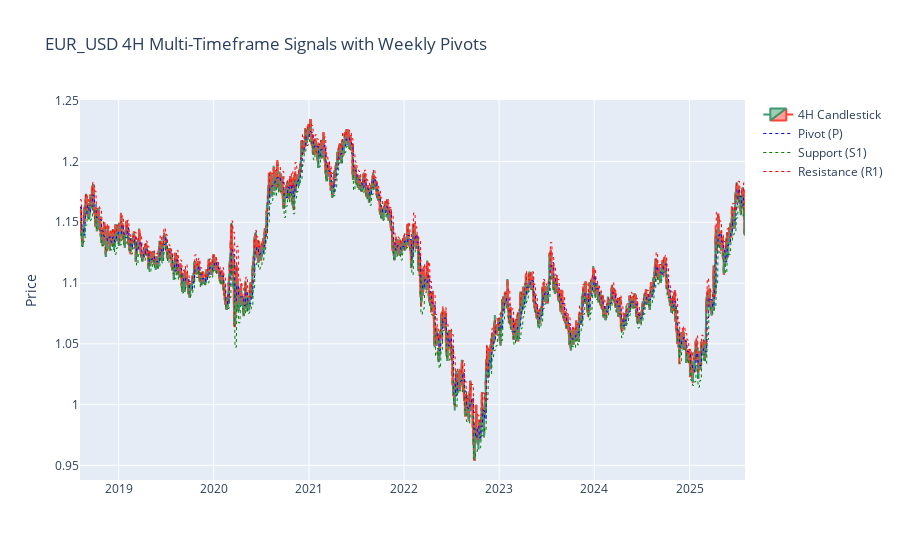

Here is the notebook cell this chart was saved with:
### Markdown cell above
## Visualize 4H Candlestick Chart with Signals & Weekly Pivots
- Green = Long signals
- Red = Short signals
- Blue = Pivot (P)
- Green dotted = Support (S1)
- Red dotted = Resistance (R1)

### Code cell
fig = go.Figure(data=[go.Candlestick(
    x=df_multi['timestamp'],
    open=df_multi['open'],
    high=df_multi['high'],
    low=df_multi['low'],
    close=df_multi['close'],
    name='4H Candlestick'
)])

# Long signals
longs = df_multi[df_multi['signal'] == 1]
fig.add_trace(go.Scatter(
    x=longs['timestamp'], y=longs['close'],
    mode='markers', marker=dict(color='green', size=8),
    name='Long Signal'
))

# Short signals
shorts = df_multi[df_multi['signal'] == -1]
fig.add_trace(go.Scatter(
    x=shorts['timestamp'], y=shorts['close'],
    mode='markers', marker=dict(color='red', size=8),
    name='Short Signal'
))

# Weekly Pivots
fig.add_trace(go.Scatter(
    x=df_multi['timestamp'], y=df_multi['P'],
    mode='lines', line=dict(color='blue', width=1, dash='dot'),
    name='Pivot (P)'
))
fig.add_trace(go.Scatter(
    x=df_multi['timestamp'], y=df_multi['S1'],
    mode='lines', line=dict(color='green', width=1, dash='dot'),
    name='Support (S1)'
))
fig.add_trace(go.Scatter(
    x=df_multi['timestamp'], y=df_multi['R1'],
    mode='lines', line=dict(color='red', width=1, dash='dot'),
    name='Resistance (R1)'
))

fig.update_layout(
    title=f"{pair} 4H Multi-Timeframe Signals with Weekly Pivots",
    xaxis_rangeslider_visible=False,
    yaxis_title='Price'
)
fig.show()

### Figure 1 — Plotly figure (JSON) as saved in the notebook; plotly's stock layout.template omitted (floating-point values rounded to 4 significant figures; data arrays with more than 128 entries replaced by an {"elided": "..."} marker saying what was removed)
{"data": [{"close": {"elided": "11254 float values"}, "high": {"elided": "11254 float values"}, "low": {"elided": "11254 float values"}, "name": "4H Candlestick", "open": {"elided": "11254 float values"}, "type": "candlestick", "x": {"elided": "11254 str values"}}, {"marker": {"color": "green", "size": 8}, "mode": "markers", "name": "Long Signal", "type": "scatter", "x": [], "y": []}, {"marker": {"color": "red", "size": 8}, "mode": "markers", "name": "Short Signal", "type": "scatter", "x": [], "y": []}, {"line": {"color": "blue", "dash": "dot", "width": 1}, "mode": "lines", "name": "Pivot (P)", "type": "scatter", "x": {"elided": "11254 str values"}, "y": {"elided": "11254 float values"}}, {"line": {"color": "green", "dash": "dot", "width": 1}, "mode": "lines", "name": "Support (S1)", "type": "scatter", "x": {"elided": "11254 str values"}, "y": {"elided": "11254 float values"}}, {"line": {"color": "red", "dash": "dot", "width": 1}, "mode": "lines", "name": "Resistance (R1)", "type": "scatter", "x": {"elided": "11254 str values"}, "y": {"elided": "11254 float values"}}], "layout": {"title": {"text": "EUR_USD 4H Multi-Timeframe Signals with Weekly Pivots"}, "xaxis": {"rangeslider": {"visible": false}}, "yaxis": {"title": {"text": "Price"}}}}
